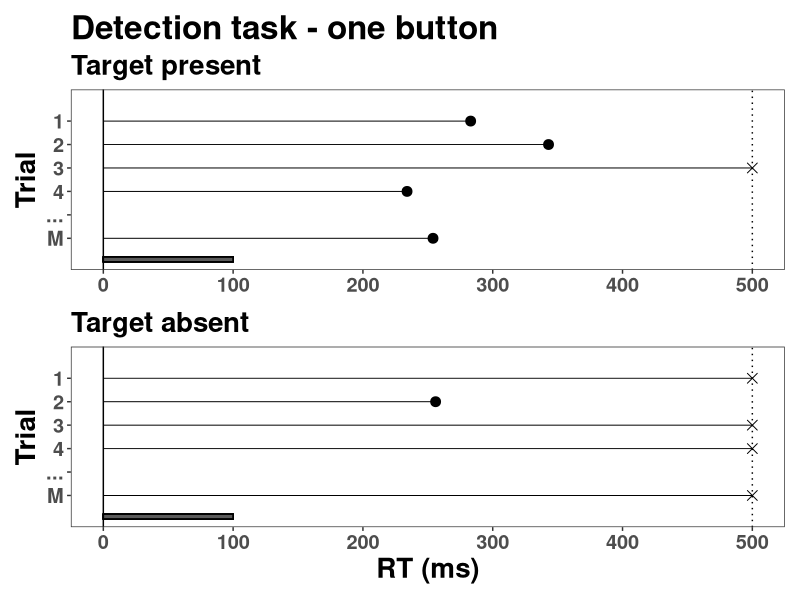
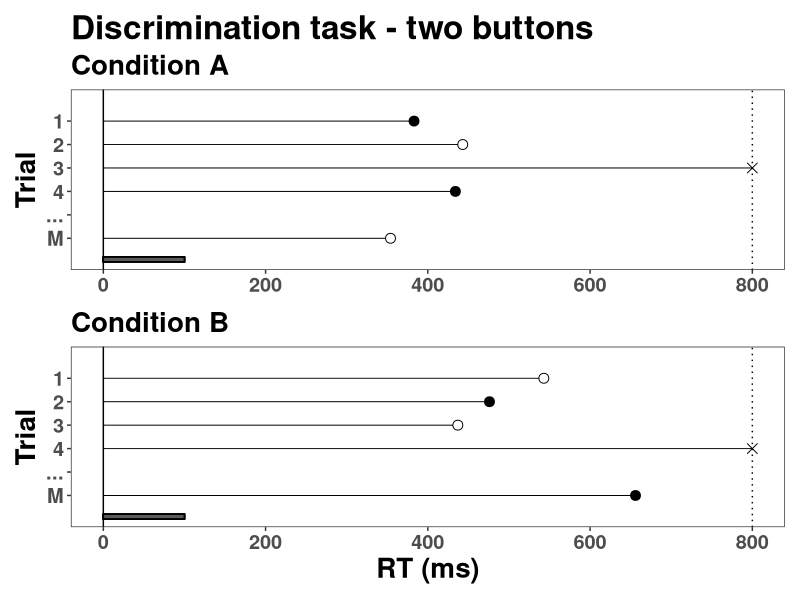
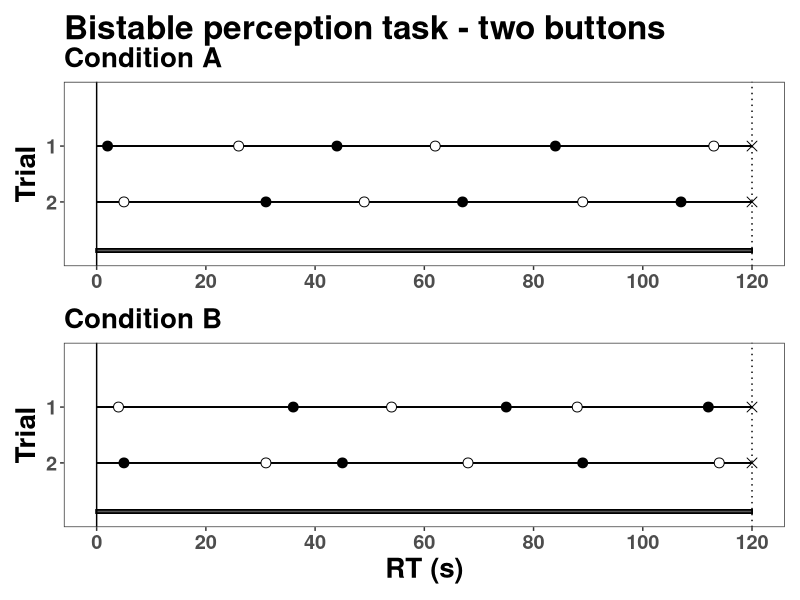
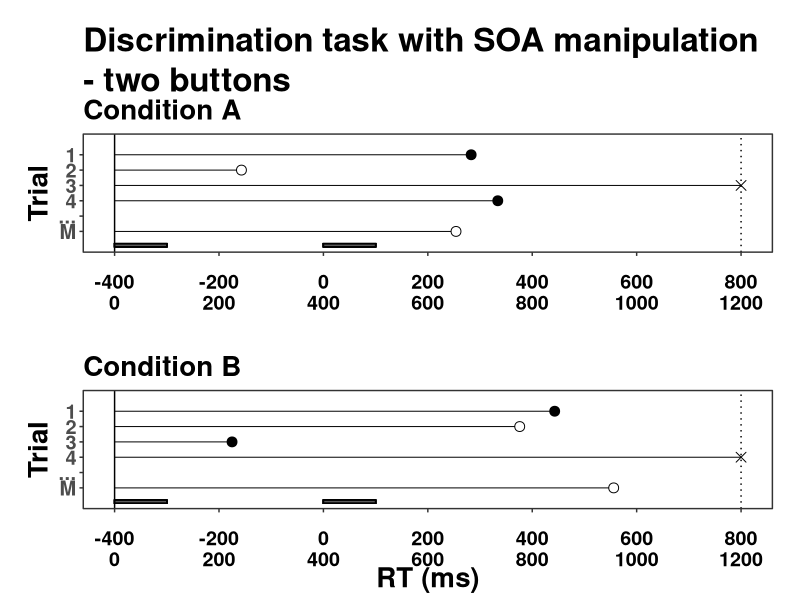
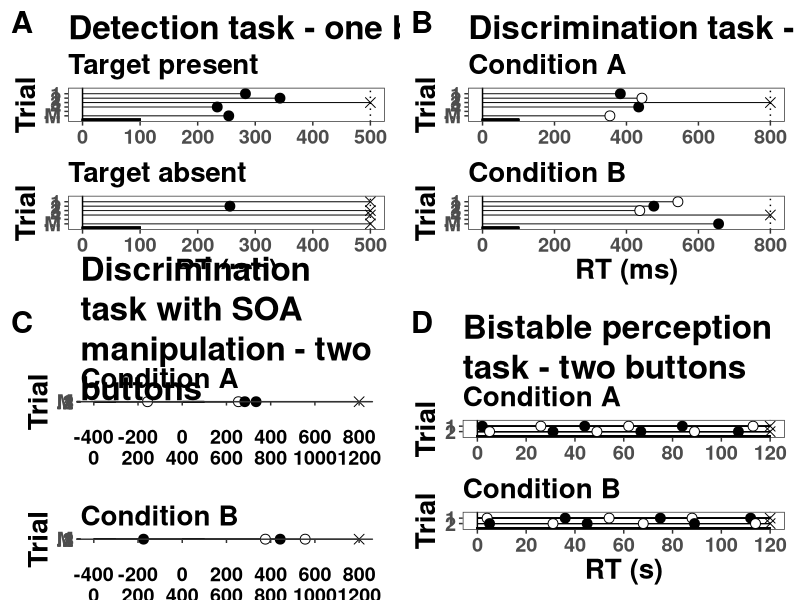
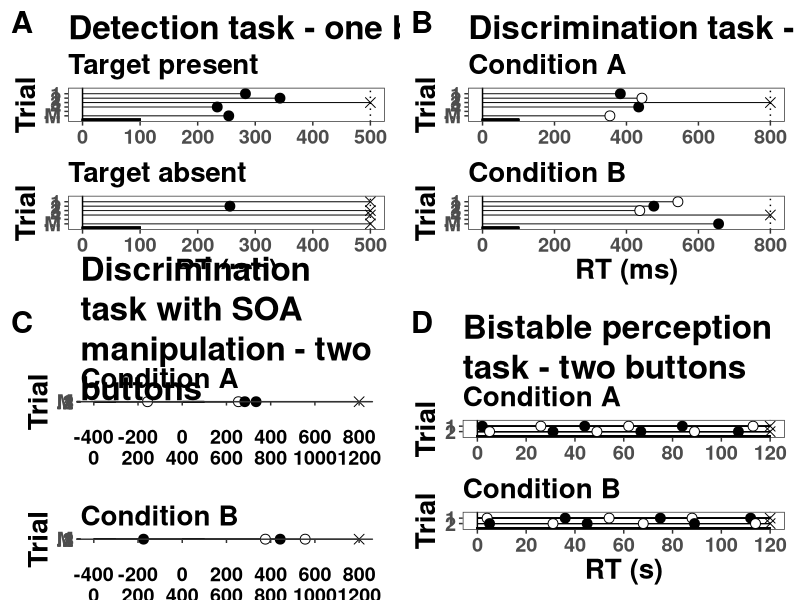

Reproduce these figures in R, in order.
## ---- chunk 1
knitr::opts_chunk$set(echo = TRUE)
## ---- chunk 2
pkg <- c("tidyverse", "patchwork","cowplot","ggtext","xfun")

lapply(pkg, library, character.only = TRUE)
## ---- chunk 3
theme_set(
  theme_bw() +
    theme(text = element_text(size = 22, face = "bold"), 
          title = element_text(size = 22, face = "bold"))
)

## Set the amount of dodge in figures
pd <- position_dodge(0.7)
pd2 <- position_dodge(1)
## ---- chunk 4
max_RT = 500
data_detection_present <- tibble(RT = c(254,NA,234,max_RT,343,283),   
                                 trial = c(6:1))
data_detection_absent <- tibble(RT = c(max_RT,NA,max_RT,max_RT,256,max_RT),   
                                 trial = c(6:1))
## ---- chunk 5
lines_p <- tibble(xstart = 0,
                  xend =   data_detection_present$RT,
                  ystart = data_detection_present$trial,
                  yend =   data_detection_present$trial)

lines_a <- tibble(xstart = 0,
                  xend =   data_detection_absent$RT,
                  ystart = data_detection_absent$trial,
                  yend =   data_detection_absent$trial)

p1 <- data_detection_present %>%
  ggplot(aes(x=RT, y =trial)) +
  geom_vline(xintercept=0) +
  geom_vline(xintercept=max_RT,linetype = 3) +
  geom_rect(mapping=aes(xmin=0, xmax=100, ymin=7, ymax=6.8), color="black", alpha=0.5) +
  geom_segment(data = lines_p,
               aes(x= xstart, xend = xend,
                   y = ystart, yend = yend),
               linewidth = 1/3,
               linetype = 1) +
  geom_point(shape = c(21,NA,21,4,21,21), size =3, fill ="black") + # 4 for x
  scale_x_continuous(limits = c(0,max_RT)) +
  scale_y_reverse(breaks = c(1:6),limits = c(7,0), labels = c("1","2","3","4","...","M"))+
  labs(x = "RT (ms)",
       y = "Trial",
       subtitle = "Target present")+
  ggtitle("Detection task - one button") +
  theme(legend.position = "none",
        panel.grid.minor = element_blank(),
        panel.grid.major = element_blank(),
             text = element_text(size = 18, face = "bold"), 
        title = element_text(size = 20, face = "bold"))

p2 <- data_detection_absent %>%
  ggplot(aes(x=RT, y =trial)) +
  geom_vline(xintercept=max_RT,linetype = 3) +
  geom_vline(xintercept=0) +
    geom_rect(mapping=aes(xmin=0, xmax=100, ymin=7, ymax=6.8), color="black", alpha=0.5) +
  geom_segment(data = lines_a,
               aes(x= xstart, xend = xend,
                   y = ystart, yend = yend),
               linewidth = 1/3,
               linetype = 1) +
  geom_point(shape = c(4,NA,4,4,21,4), size =3, fill ="black") +
  scale_x_continuous(limits = c(0,max_RT)) +
  scale_y_reverse(breaks = c(1:6),limits = c(7,0), labels = c("1","2","3","4","...","M"))+
  labs(x = "RT (ms)",
       y = "Trial",
       subtitle = "Target absent") +
  theme(legend.position = "none",
        panel.grid.minor = element_blank(),
        panel.grid.major = element_blank(),
        text = element_text(size = 18.01, face = "bold"), 
        title = element_text(size = 20, face = "bold"))

#title="Detection task - single button"
p_detection <- (p1/p2) + 
  # plot_annotation(title = title) +
   plot_layout(axes = "collect_x")

p_detection
## ---- chunk 6
max_RT = 800
data_cat_A <- tibble(RT = c(354,NA,434,max_RT,443,383),   
                                 trial = c(6:1))
data_cat_B <- tibble(RT = c(656,NA,max_RT,437,476,543),   
                                 trial = c(6:1))
## ---- chunk 7
lines_a <- tibble(xstart = 0,
                  xend =   data_cat_A$RT,
                  ystart = data_cat_A$trial,
                  yend =   data_cat_A$trial)

lines_b <- tibble(xstart = 0,
                  xend =   data_cat_B$RT,
                  ystart = data_cat_B$trial,
                  yend =   data_cat_B$trial)

p3 <- data_cat_A %>%
  ggplot(aes(x=RT, y =trial)) +
  geom_vline(xintercept=0) +
  geom_vline(xintercept=max_RT,linetype = 3) +
    geom_rect(mapping=aes(xmin=0, xmax=100, ymin=7, ymax=6.8), color="black", alpha=0.5) +
  geom_segment(data = lines_a,
               aes(x= xstart, xend = xend,
                   y = ystart, yend = yend),
               linewidth = 1/3,
               linetype = 1) +
  geom_point(shape = c(21,NA,21,4,21,21), size =3, fill =c("white",NA,"black","black","white","black")) + # 4 for x
  scale_x_continuous(limits = c(0,max_RT)) +
  scale_y_reverse(breaks = c(1:6),limits = c(7,0), labels = c("1","2","3","4","...","M"))+
  labs(x = "RT (ms)",
       y = "Trial",
       subtitle = "Condition A")+
  ggtitle("Discrimination task - two buttons") +
  theme(legend.position = "none",
        panel.grid.minor = element_blank(),
        panel.grid.major = element_blank(),
             text = element_text(size = 18, face = "bold"), 
        title = element_text(size = 20, face = "bold"))

p4 <- data_cat_B %>%
  ggplot(aes(x=RT, y =trial)) +
  geom_vline(xintercept=max_RT,linetype = 3) +
  geom_vline(xintercept=0) +
  geom_rect(mapping=aes(xmin=0, xmax=100, ymin=7, ymax=6.8), color="black", alpha=0.5) +
  geom_segment(data = lines_b,
               aes(x= xstart, xend = xend,
                   y = ystart, yend = yend),
               linewidth = 1/3,
               linetype = 1) +
  geom_point(shape = c(21,NA,4,21,21,21), size =3, fill =c("black",NA,"black","white","black","white")) +
  scale_x_continuous(limits = c(0,max_RT)) +
  scale_y_reverse(breaks = c(1:6),limits = c(7,0), labels = c("1","2","3","4","...","M"))+
  labs(x = "RT (ms)",
       y = "Trial",
       subtitle = "Condition B") +
  theme(legend.position = "none",
        panel.grid.minor = element_blank(),
        panel.grid.major = element_blank(),
        text = element_text(size = 18.01, face = "bold"), 
        title = element_text(size = 20, face = "bold"))

#title="Discrimination task - two buttons"
p_discrimination <- (p3/p4) + 
 #  plot_annotation(title = title) +
   plot_layout(axes = "collect_x")

p_discrimination
## ---- chunk 8
max_RT = 120
data_percept_A <- tibble(RT = c(2,26,44,62,84,113,max_RT,
                                5,31,49,67,89,107,max_RT),   
                                 trial = c(1,1,1,1,1,1,1,
                                           2,2,2,2,2,2,2))
data_percept_B <- tibble(RT = c(4,36,54,75,88,112,max_RT,
                                5,31,45,68,89,114,max_RT),   
                                 trial = c(1,1,1,1,1,1,1,
                                           2,2,2,2,2,2,2))
## ---- chunk 9
lines_a <- tibble(xstart = 0,
                  xend =   max_RT,
                  ystart = data_percept_A$trial,
                  yend =   data_percept_A$trial)

lines_b <- tibble(xstart = 0,
                  xend =   max_RT,
                  ystart = data_percept_B$trial,
                  yend =   data_percept_B$trial)

p7 <- data_percept_A %>%
  ggplot(aes(x=RT, y =trial)) +
  geom_vline(xintercept=0) +
  geom_vline(xintercept=max_RT,linetype = 3) +
  geom_rect(mapping=aes(xmin=0, xmax=120, ymin=2.84, ymax=2.9), color="black", alpha=0.5) +
  geom_segment(data = lines_a,
               aes(x= xstart, xend = xend,
                   y = ystart, yend = yend),
               linewidth = 1/3,
               linetype = 1) +
  geom_point(shape = c(21,21,21,21,21,21,4,21,21,21,21,21,21,4), 
             size =3, 
             fill =c("black","white","black","white","black","white","black", "white","black","white","black","white","black","black")) + # 4 for x
  scale_x_continuous(limits = c(0,max_RT), breaks=c(0,20,40,60,80,100,120)) +
  scale_y_reverse(breaks = c(1,2),limits = c(3,0), labels = c("1","2"))+
  labs(x = "RT (s)",
       y = "Trial",
       subtitle = "Condition A")+
  ggtitle("Bistable perception task - two buttons") +
  theme(legend.position = "none",
        panel.grid.minor = element_blank(),
        panel.grid.major = element_blank(),
             text = element_text(size = 18, face = "bold"), 
        title = element_text(size = 20, face = "bold"),
        plot.title = element_textbox_simple())

p8 <- data_percept_B %>%
  ggplot(aes(x=RT, y =trial)) +
  geom_vline(xintercept=max_RT,linetype = 3) +
  geom_vline(xintercept=0) +
  geom_rect(mapping=aes(xmin=0, xmax=120, ymin=2.84, ymax=2.9), color="black", alpha=0.5) +
  geom_segment(data = lines_b,
               aes(x= xstart, xend = xend,
                   y = ystart, yend = yend),
               linewidth = 1/3,
               linetype = 1) +
  geom_point(shape = c(21,21,21,21,21,21,4,21,21,21,21,21,21,4), size =3, fill =c("white","black","white","black","white","black","black","black","white","black","white","black","white","black")) +
  scale_x_continuous(limits = c(0,max_RT),breaks=c(0,20,40,60,80,100,120)) +
  scale_y_reverse(breaks = c(1:2),limits = c(3,0), labels = c("1","2"))+
  labs(x = "RT (s)",
       y = "Trial",
       subtitle = "Condition B") +
  theme(legend.position = "none",
        panel.grid.minor = element_blank(),
        panel.grid.major = element_blank(),
        text = element_text(size = 18.01, face = "bold"), 
        title = element_text(size = 20, face = "bold"))

#title="Discrimination task - two buttons"
p_percept <- (p7/p8) + 
 #  plot_annotation(title = title) +
   plot_layout(axes = "collect_x")

p_percept
## ---- chunk 10
max_RT = 1200
data_soa_A <- tibble(RT = c(654,NA,734,max_RT,243,683),   
                               trial = c(6:1))
data_soa_B <- tibble(RT = c(956,NA,max_RT,225,776,843),   
                                 trial = c(6:1))
## ---- chunk 11
lines_a <- tibble(xstart = 0,
                  xend =   data_soa_A$RT,
                  ystart = data_soa_A$trial,
                  yend =   data_soa_A$trial)

lines_b <- tibble(xstart = 0,
                  xend =   data_soa_B$RT,
                  ystart = data_soa_B$trial,
                  yend =   data_soa_B$trial)

p5 <- data_soa_A %>%
  ggplot(aes(x=RT, y =trial)) +
  geom_vline(xintercept=0) +
  geom_vline(xintercept=max_RT,linetype = 3) +
    geom_rect(mapping=aes(xmin=0, xmax=100, ymin=7, ymax=6.8), color="black", alpha=0.5) +
    geom_rect(mapping=aes(xmin=400, xmax=500, ymin=7, ymax=6.8), color="black", alpha=0.5) +
  geom_segment(data = lines_a,
               aes(x= xstart, xend = xend,
                   y = ystart, yend = yend),
               linewidth = 1/3,
               linetype = 1) +
  geom_point(shape = c(21,NA,21,4,21,21), size =3, fill =c("white",NA,"black","black","white","black")) + # 4 for x
  scale_x_continuous(limits = c(0,max_RT),breaks=c(0,200,400,600,800,1000,1200), labels=c(-400,-200,0,200,400,600,800)) +
  scale_y_reverse(breaks = c(1:6),limits = c(7,0), labels = c("1","2","3","4","...","M"))+
  labs(x = "RT (ms)",
       y = "Trial",
       subtitle = "Condition A")+
  ggtitle("Discrimination task with SOA manipulation - two buttons") +
  theme(legend.position = "none",
        panel.grid.minor = element_blank(),
        panel.grid.major = element_blank(),
             text = element_text(size = 18, face = "bold"), 
        title = element_text(size = 20, face = "bold"),
        plot.margin = unit(c(1,1,4,1),"lines"),
        axis.title.x = element_blank(),
        axis.text.x = element_blank(),
        plot.title = element_textbox_simple()) +
  
  coord_cartesian(clip = "off")+
  annotate(geom = "text",
           x = c(0,200,400,600,800,1000,1200),
           y = 7,
           label = c(-400,-200,0,200,400,600,800),
           vjust = 2.8,
           size=5,
           fontface="bold") +
  annotate(geom = "text",
           x = c(0,200,400,600,800,1000,1200),
           y = 7,
           label = c(0,200,400,600,800,1000,1200),
           vjust = 4.2,
           size  = 5,
           fontface="bold")
#+
#  annotate(geom = "text",
#           x = 600,
#           y = 7,
#           label = "RT (ms)",
#           vjust = 4.2,
#           size=7,
#           fontface="bold")
  
p6 <- data_soa_B %>%
  ggplot(aes(x=RT, y =trial)) +
  geom_vline(xintercept=max_RT,linetype = 3) +
  geom_vline(xintercept=0) +
    geom_rect(mapping=aes(xmin=0, xmax=100, ymin=7, ymax=6.8), color="black", alpha=0.5) +
    geom_rect(mapping=aes(xmin=400, xmax=500, ymin=7, ymax=6.8), color="black", alpha=0.5) +
  geom_segment(data = lines_b,
               aes(x= xstart, xend = xend,
                   y = ystart, yend = yend),
               linewidth = 1/3,
               linetype = 1) +
  geom_point(shape = c(21,NA,4,21,21,21), size =3, fill =c("white",NA,"black","black","white","black")) +
  scale_x_continuous(limits = c(0,max_RT),breaks=c(0,200,400,600,800,1000,1200), labels=c(-400,-200,0,200,400,600,800)) +
  scale_y_reverse(breaks = c(1:6),limits = c(7,0), labels = c("1","2","3","4","...","M"))+
  labs(x = "RT (ms)",
       y = "Trial",
       subtitle = "Condition B") +
  theme(legend.position = "none",
        panel.grid.minor = element_blank(),
        panel.grid.major = element_blank(),
        text = element_text(size = 18, face = "bold"), 
        title = element_text(size = 20, face = "bold"),
        plot.margin = unit(c(1,1,4,1),"lines"),
        axis.title.x = element_blank(),
        axis.text.x = element_blank()) +
  
  coord_cartesian(clip = "off")+
  annotate(geom = "text",
           x = c(0,200,400,600,800,1000,1200),
           y = 7,
           label = c(-400,-200,0,200,400,600,800),
           vjust = 2.8,
           size=5,
            fontface="bold") +
  annotate(geom = "text",
           x = c(0,200,400,600,800,1000,1200),
           y = 7,
           label = c(0,200,400,600,800,1000,1200),
           vjust = 4.2,
           size  = 5,
           fontface="bold") +
  annotate(geom = "text",
           x = 600,
           y = 7,
           label = "RT (ms)",
           vjust = 4.2,
           size=7,
           fontface="bold")

#title="Discrimination task - two buttons"
p_discriminationSOA <- (p5/p6) 
 #  plot_annotation(title = title) +
  # plot_layout(axes = "collect_x")

p_discriminationSOA
## ---- chunk 12
plot_grid(p_detection, p_discrimination,p_discriminationSOA,p_percept,
  nrow = 2,
  labels = c("A","B","C","D"),
  label_size = 22#,
  #align = "v"
)
## ---- chunk 13
ggsave("manuscript/Suppl_material/Plot_paradigms.png",dpi = 800,width = 16,height = 17)
